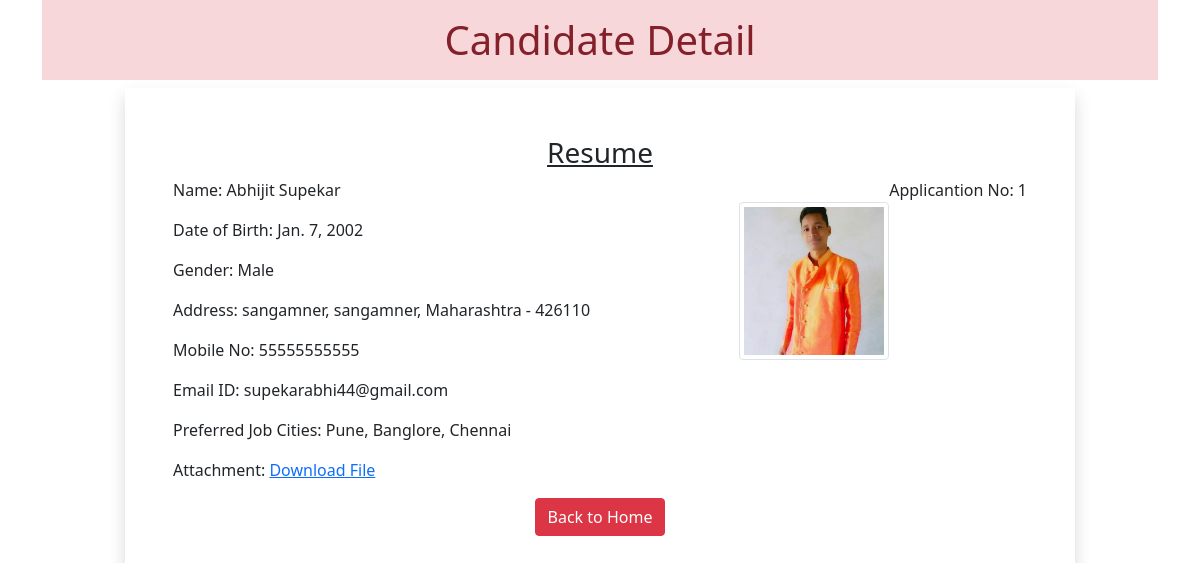
The page /1 on the database its author committed.
### app/models.py (models this page shows)
class Resume(models.Model):
    name = models.CharField(max_length=100)
    dob = models.DateField(auto_now=False, auto_now_add=False)
    gender = models.CharField(max_length=100)
    locality = models.CharField(max_length=100)
    city = models.CharField(max_length=100)
    pin = models.PositiveIntegerField()
    state = models.CharField(choices=STATE_CHOICES, max_length=50)
    mobile = models.PositiveIntegerField()
    email = models.EmailField()
    job_city = models.CharField(max_length=50)
    profile_image = models.ImageField(upload_to='profileimg', blank=True)
    my_file = models.FileField(upload_to='doc', blank=True)

### app/views.py (the view)
# urls.py: path('<int:pk>', views.CandidateView.as_view(), name='candidate'),
class CandidateView(View):
    def get(self, request, pk):
        candidate = Resume.objects.get(pk=pk)
        return render(request, 'candidate.html', {'candidate': candidate})

### app/templatetags/myfilter.py (called while the page is built)
@register.filter(name='remove_special')
def remove_chars(value, arg):
    for character in arg:
        value = value.replace(character, "")
    return value

### app/templates/candidate.html (shortened to what this page needs)
<!DOCTYPE html>
{% load myfilter %}
<html lang="en">
  <head>
    <link
      href="https://cdn.jsdelivr.net/npm/bootstrap@5.0.0-beta2/dist/css/bootstrap.min.css"
      rel="stylesheet"
    />
  </head>
  <body>
    <div class="container">
      <h1 class="alert-danger text-center p-3">Candidate Detail</h1>
      <div class="row">
        <div class="col-sm-10 shadow p-5 offset-sm-1">
          <h3 class="text-center"><u>Resume</u></h3>
          <p class="float-end">Applicantion No: {{candidate.id}}</p>
          <img
            src="{{candidate.profile_image.url}}"
            alt=""
            class="img-fluid img-thumbnail float-end mt-4"
            width="150"
            height="150"
          />
          <p>Name: {{candidate.name}}</p>
          <p>Date of Birth: {{candidate.dob}}</p>
          <p>Gender: {{candidate.gender}}</p>
          <p>
            Address: {{candidate.locality}}, {{candidate.city}},
            {{candidate.state}} - {{candidate.pin}}
          </p>
          <p>Mobile No: {{candidate.mobile}}</p>
          <p>Email ID: {{candidate.email}}</p>
          <p>
            Preferred Job Cities: {{candidate.job_city|remove_special:"[]'"}}
          </p>
          <p>
            Attachment: <a href="{{candidate.my_file.url}}">Download File</a>
          </p>
          <div class="text-center">
            <a href="/" class="btn btn-danger">Back to Home</a>
          </div>
        </div>
      </div>
    </div>
  </body>
</html>

### rows shown on the page
Resume: id "1", profile_image (picture), name "Abhijit Supekar", dob "Jan. 7, 2002", gender "Male", locality "sangamner", city "sangamner", state "Maharashtra", pin "426110", mobile "55555555555", email "supekarabhi44@gmail.com", job_city|remove_special "Pune, Banglore, Chennai"
